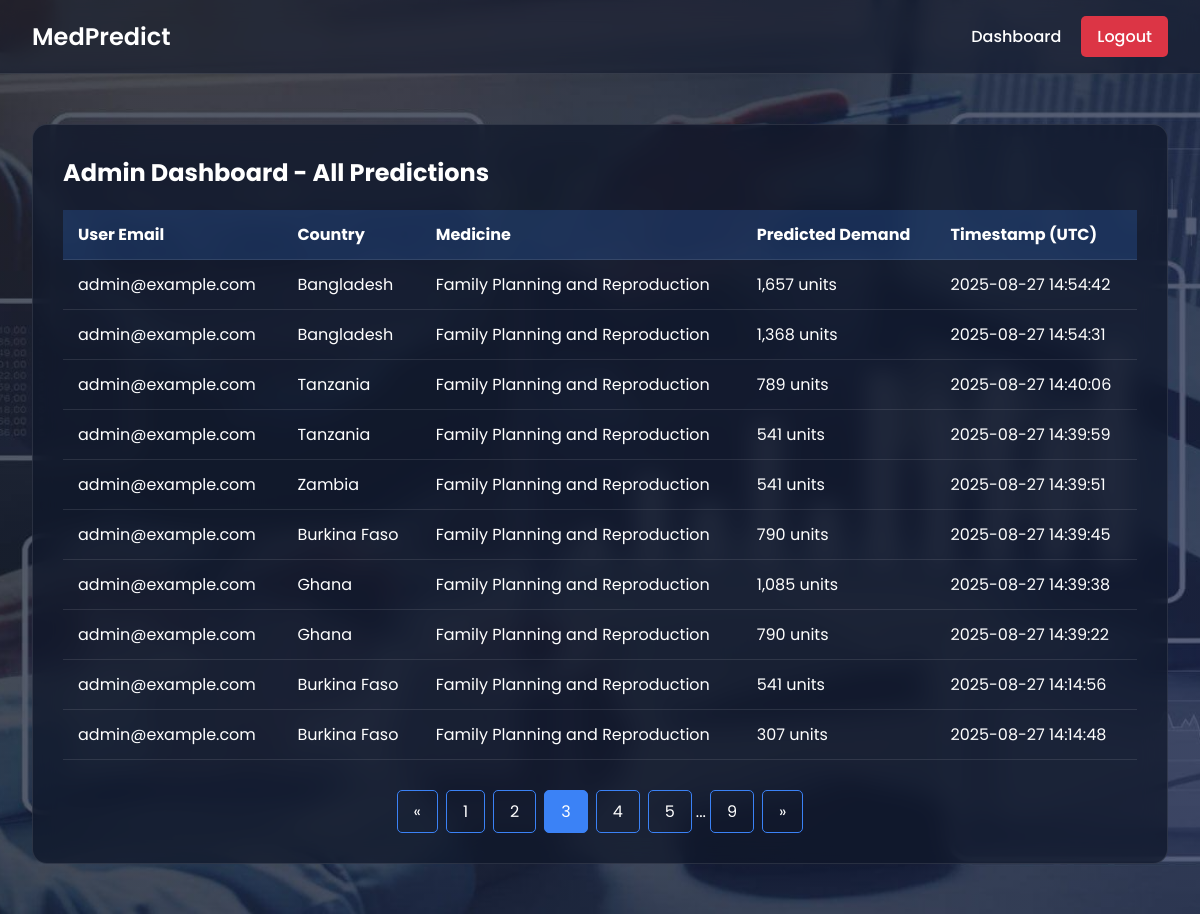
Page /admin?page=3 (signed in) on the committed database.
### app/auth.py (models this page shows)
class Prediction(db.Model):
    id = db.Column(db.Integer, primary_key=True)
    country = db.Column(db.String(100), nullable=False)
    medicine = db.Column(db.String(100), nullable=False)
    predicted_demand = db.Column(db.String(50), nullable=False)
    timestamp = db.Column(db.DateTime, default=datetime.utcnow)
    user_id = db.Column(db.Integer, db.ForeignKey('user.id'))

class User(UserMixin, db.Model):
    id = db.Column(db.Integer, primary_key=True)
    email = db.Column(db.String(150), unique=True)
    password = db.Column(db.String(150))
    is_admin = db.Column(db.Boolean, default=False, nullable=False)
    predictions = db.relationship('Prediction', backref='user', lazy=True)

### app/routes.py (the view)
@main.route('/admin')
@login_required
@admin_required
def admin_dashboard():
    page = request.args.get('page', 1, type=int)
    all_predictions = (
        Prediction.query
        .order_by(Prediction.timestamp.desc())
        .paginate(page=page, per_page=10)
    )
    return render_template('admin_dashboard.html', all_predictions=all_predictions)

### app/auth.py (called while the page is built)
@login_manager.user_loader
def load_user(user_id):
    return User.query.get(int(user_id))

### app/routes.py (called while the page is built)
def admin_required(f):
    @wraps(f)
    def decorated_function(*args, **kwargs):
        if not current_user.is_authenticated or not getattr(current_user, "is_admin", False):
            abort(403)
        return f(*args, **kwargs)
    return decorated_function

### app/templates/admin_dashboard.html (shortened to what this page needs)
<!DOCTYPE html>
<html lang="en">
<head>
</head>
<body>
    <div class="bg-container">
        <nav class="navbar">
            <a class="navbar-brand" href="/">MedPredict</a>
            <div class="nav-links">
                <a href="/dashboard">Dashboard</a>
                <a href="/logout" class="btn-logout">Logout</a>
            </div>
        </nav>
        <div class="container">
            <div class="admin-card">
                <h2>Admin Dashboard - All Predictions</h2>
                <table>
                    <thead>
                        <tr>
                            <th>User Email</th>
                            <th>Country</th>
                            <th>Medicine</th>
                            <th>Predicted Demand</th>
                            <th>Timestamp (UTC)</th>
                        </tr>
                    </thead>
                    <tbody>
                        {% for prediction in all_predictions.items %}
                        <tr>
                            <td>{{ prediction.user.email }}</td>
                            <td>{{ prediction.country }}</td>
                            <td>{{ prediction.medicine }}</td>
                            <td>{{ prediction.predicted_demand }}</td>
                            <td>{{ prediction.timestamp.strftime('%Y-%m-%d %H:%M:%S') }}</td>
                        </tr>
                        {% endfor %}
                    </tbody>
                </table>
                <div class="pagination">
                    <a href="{{ url_for('main.admin_dashboard', page=all_predictions.prev_num) }}" class="{{ 'disabled' if not all_predictions.has_prev else '' }}">&laquo;</a>
                    {% for page_num in all_predictions.iter_pages(left_edge=1, right_edge=1, left_current=1, right_current=2) %}
                        {% if page_num %}
                            <a href="{{ url_for('main.admin_dashboard', page=page_num) }}" class="{{ 'active' if page_num == all_predictions.page else '' }}">{{ page_num }}</a>
                        {% else %}...{% endif %}
                    {% endfor %}
                    <a href="{{ url_for('main.admin_dashboard', page=all_predictions.next_num) }}" class="{{ 'disabled' if not all_predictions.has_next else '' }}">&raquo;</a>
                </div>
            </div>
        </div>
    </div>
</body>
</html>

### rows in the picture
Prediction: user.email "admin@example.com", country "Bangladesh", medicine "Family Planning and Reproduction", predicted_demand "1,657 units", timestamp "2025-08-27 14:54:42"
Prediction: user.email "admin@example.com", country "Bangladesh", medicine "Family Planning and Reproduction", predicted_demand "1,368 units", timestamp "2025-08-27 14:54:31"
Prediction: user.email "admin@example.com", country "Tanzania", medicine "Family Planning and Reproduction", predicted_demand "789 units", timestamp "2025-08-27 14:40:06"
Prediction: user.email "admin@example.com", country "Tanzania", medicine "Family Planning and Reproduction", predicted_demand "541 units", timestamp "2025-08-27 14:39:59"
Prediction: user.email "admin@example.com", country "Zambia", medicine "Family Planning and Reproduction", predicted_demand "541 units", timestamp "2025-08-27 14:39:51"
Prediction: user.email "admin@example.com", country "Burkina Faso", medicine "Family Planning and Reproduction", predicted_demand "790 units", timestamp "2025-08-27 14:39:45"
Prediction: user.email "admin@example.com", country "Ghana", medicine "Family Planning and Reproduction", predicted_demand "1,085 units", timestamp "2025-08-27 14:39:38"
Prediction: user.email "admin@example.com", country "Ghana", medicine "Family Planning and Reproduction", predicted_demand "790 units", timestamp "2025-08-27 14:39:22"
Prediction: user.email "admin@example.com", country "Burkina Faso", medicine "Family Planning and Reproduction", predicted_demand "541 units", timestamp "2025-08-27 14:14:56"
Prediction: user.email "admin@example.com", country "Burkina Faso", medicine "Family Planning and Reproduction", predicted_demand "307 units", timestamp "2025-08-27 14:14:48"

### other values in the picture
{{ page_num }} "1" "2" "3" "4" "5" "9"
